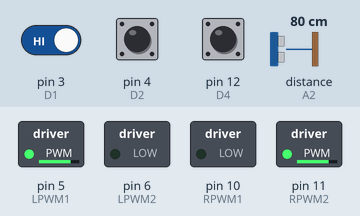
Bench run of a sketch on a simulated Arduino Uno, built with avr-gcc and run on an emulated ATmega328P. Shown: switched loads named in the sketch (green lamp = pin HIGH). Wiring (inferred from the names in the program): ultrasonic range finder: trigger A1; echo A2. The test bench sets the inputs (shaded band); at power-on: pin 3 (D1) HIGH, distance to the obstacle (sensor on A2) 80 cm, pin 4 (D2) HIGH, pin 12 (D4) HIGH. The echo pulse lasts 58.3 µs per cm; pins used as bus, display or sensor lines are not drawn.

Above: at 6.1 s.
6.2 s: pin 3 (D1) driven LOW
At 7.2 s:
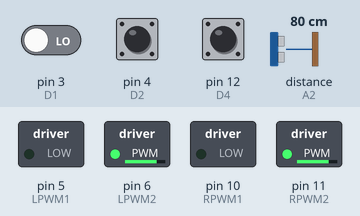
9.2 s: distance to the obstacle (sensor on A2) set to 50 cm
11.7 s: distance to the obstacle (sensor on A2) set to 43 cm
At 12.7 s:
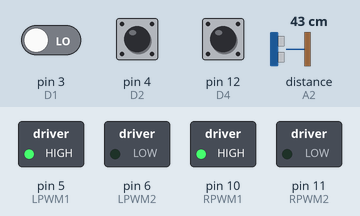
Timing chart, 0 to 14.7 s (numbered marks = the images above; inputs shaded):
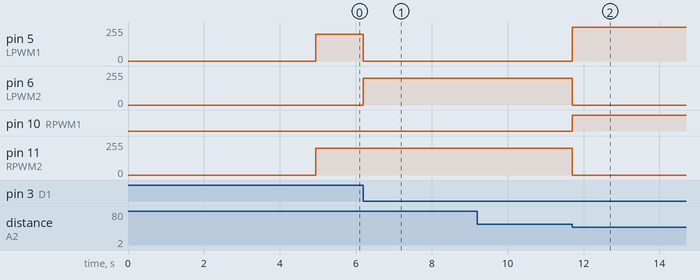

Measured:
- the behaviour switches between 46 and 45 cm on distance to the obstacle (sensor on A2) (found by bisection; images 1 and 2)
- after the input at 6.2 s, pin 5 (LPWM1): 200/255 → 0/255 at once; pin 6 (LPWM2): 0/255 → 200/255 at once
- after the input at 11.7 s, pin 5 (LPWM1): 0/255 → 255/255 at once; pin 6 (LPWM2), pin 11 (RPWM2): 200/255 → 0/255 at once; pin 10 (RPWM1): LOW → HIGH at once

The sketch:

sumov2.ino
```cpp
#define RPWM2 11   //LUI TRAI
#define RPWM1 10   //TIEN TRAI
#define LPWM2 6    //LUI PHAI
#define LPWM1 5    //TIEN PHAI
#define D1 3 //TCRT TRUOC PHAI
#define D2 4 //TCRT TRUOC TRAI
#define D4 12 //TCRT SAU
const int Echo2 = A2;
const int Trig2 = A1;
int T_T; // TRƯỚC TRÁI
int T_P; // TRƯỚC TRÁI
int S; // SAU PHẢI
void setup() {
  delay(4940);
  pinMode(Echo2, INPUT);
  pinMode(Trig2, OUTPUT);
  pinMode(LPWM1, OUTPUT);
  pinMode(RPWM1, OUTPUT);
  pinMode(LPWM2, OUTPUT);
  pinMode(RPWM2, OUTPUT);
  pinMode(D1, INPUT);
  pinMode(D2, INPUT);
  pinMode(D4, INPUT);
}
void FLORENTINO() //CHẠY NHANH NHẤT
{
  analogWrite(RPWM1, 255);//TIEN TRAI
  analogWrite(LPWM1, 255);//TIEN PHAI
  analogWrite(LPWM2, 0);//LUI PHAI
  analogWrite(RPWM2, 0);//LUI TRAI
}
void TIEN() //CHẠY TỪ TỪ
{
  analogWrite(RPWM1, 200);//TIEN TRAI
  analogWrite(LPWM1, 200);//TIEN PHAI
  analogWrite(LPWM2, 0);//LUI PHAI
  analogWrite(RPWM2, 0);//LUI TRAI
}
void LUI()
{
  analogWrite(RPWM1, 0);//TIEN TRAI
  analogWrite(LPWM1, 0);//TIEN PHAI
  analogWrite(LPWM2, 200);//LUI PHAI
  analogWrite(RPWM2, 200);//LUI TRAI
}

void SPROLL()// XOAY TRÁI VÒNG VÒNG
{
  analogWrite(RPWM1, 150);//TIEN TRAI
  analogWrite(LPWM1, 0);//TIEN PHAI
  analogWrite(LPWM2, 150);//LUI PHAI
  analogWrite(RPWM2, 0);//LUI TRAI
}
void SP_NROLL()//HÀM ROLL NHƯNG MÀ ĐẢO CHIỀU
{
  analogWrite(RPWM1, 0);//TIEN TRAI
  analogWrite(LPWM1, 200);//TIEN PHAI
  analogWrite(LPWM2, 0);//LUI PHAI
  analogWrite(RPWM2, 200);//LUI TRAI
}
void Delay(unsigned long delayTime)
{
    static unsigned long startTime = 0;
    static bool isDelaying = false;

    if (!isDelaying)
    {
        startTime = millis();
        isDelaying = true;
    } else if (millis() - startTime >= delayTime)
    {
        isDelaying = false;
    }
}
// }HÀM DELAY KHÔNG CHẶN, CÁCH DÙNG LÀ GỌI HÀM(THỜI GIAN MUÔN DELAY)
void loop()
{
  // -------------------------- ĐỌC CẢM BIẾN HCSR04 --------------------------//
  unsigned long timer2;
  int dist2;

  digitalWrite(Trig2, LOW);
  delayMicroseconds(2);
  digitalWrite(Trig2, HIGH);
  delayMicroseconds(2);
  digitalWrite(Trig2, LOW);
  timer2 = pulseIn(Echo2, HIGH);
  dist2 = timer2 / 58.82;

  // Serial.print(dist);
  // Serial.println(" TRAI");
  // Serial.print(dist2);
  // Serial.println(" PHAI");
  // delay(100);
  //KHI CHẠY ROBOT COMMAND TOÀN BỘ CÁC DÒNG IN RA SERIAL VÌ SẼ LÀM TĂNG ĐỘ DELAY CỰC KÌ LỚN

  // -------------------------- ĐỌC CẢM BIẾN TCRT5000 --------------------------//
  T_P = digitalRead(D1);
  S = digitalRead(D2);
  T_T = digitalRead(D4);

  // Serial.print("Giá trị cảm biến TRƯỚC TRÁI: ");
  // Serial.println(T_T);
  // Serial.print("Giá trị cảm biến TRƯỚC PHẢI: ");
  // Serial.println(T_P);
  // Serial.print("Giá trị cảm biến SAU : ");
  // Serial.println(S);
  // delay(500);
  //KHI CHẠY ROBOT COMMAND TOÀN BỘ CÁC DÒNG IN RA SERIAL VÌ SẼ LÀM TĂNG ĐỘ DELAY CỰC KÌ LỚN

  // -------------------------- XỬ LÝ ĐIỀU KIỆN ------------------------------//
  static unsigned long luiStartTime = 0;
  static bool isBacking = false;
  static unsigned long rollStartTime = 0;
  static unsigned long tienStartTime = 0;
  static bool isForward = false;
  if (dist2 < 45) {
    FLORENTINO();
  } else if ((T_T == 0) || (T_P == 0) && S == 1) {
    if (!isBacking) {

      luiStartTime = millis();
      isBacking = true;
    }
    if (millis() - luiStartTime <= 2000) { // Lùi trong 500ms
      LUI();
    } else {
      SP_NROLL(); // Xoay sau khi lùi
      isBacking = false; // Reset trạng thái lùi
    }}
     else if ((T_T == 0 && T_P == 0) && S == 1) {
    if (!isBacking) {
      luiStartTime = millis();
      isBacking = true;
    }
    if (millis() - luiStartTime <= 2000) { // Lùi trong 500ms
      LUI();
    } else {
      SP_NROLL(); // Xoay sau khi lùi
      isBacking = false; // Reset trạng thái lùi
    }
  } else if (S == 0 && (T_T == 1 || T_P == 1)) {
    if (!isForward) {
      tienStartTime = millis();
      isForward = true;
    }
    if (millis() - tienStartTime <= 1500) { // Tiến trong 1000ms
      TIEN();
    } else {
      isForward = false; // Reset trạng thái tiến
    }
  } else {
    SP_NROLL(); // Mặc định xoay
  }
}
```
